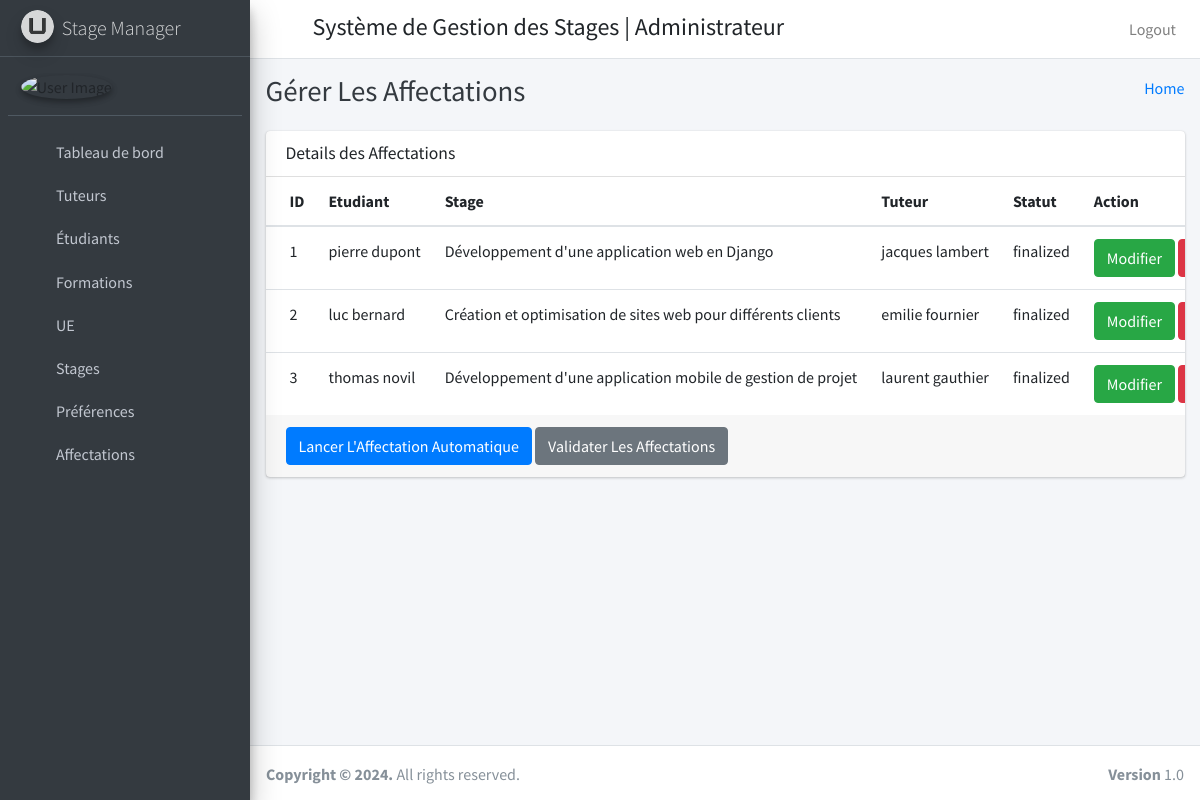
/manage_assignment/, run on the app's committed database.
### stage_management_app/models.py (models this page shows, shortened)
class Assignment(models.Model):
    id=models.AutoField(primary_key=True)
    student = models.ForeignKey(Students, on_delete=models.CASCADE)
    staff = models.ForeignKey(Staffs, on_delete=models.CASCADE)
    internship = models.ForeignKey(Internship, on_delete=models.CASCADE)
    status = models.CharField(max_length=20, default='pre-assigned')
    created_at=models.DateTimeField(auto_now_add=True)
    updated_at=models.DateTimeField(auto_now_add=True)
    objects=models.Manager()

class Students(models.Model):
    id=models.AutoField(primary_key=True)
    admin=models.OneToOneField(CustomUser,on_delete=models.CASCADE)
    address=models.TextField()
    phone=models.TextField()
    course_id=models.ForeignKey(Courses,on_delete=models.DO_NOTHING)
    session=models.DateField()
    created_at=models.DateTimeField(auto_now_add=True)
    updated_at=models.DateTimeField(auto_now_add=True)
    objects = models.Manager()

class CustomUser(AbstractUser):
    user_type_data = ((1, "HOD"), (2, "Staff"), (3, "Student"))
    user_type = models.CharField(default=1, choices=user_type_data, max_length=10)
    groups = models.ManyToManyField(
        'auth.Group',
        verbose_name='groups',
        blank=True,
        help_text='The groups this user belongs to.',
        related_name='customuser_set',  # Change this to a unique related_name
        related_query_name='user',
    )
    user_permissions = models.ManyToManyField(
        'auth.Permission',
        verbose_name='user permissions',
        blank=True,
        help_text='Specific permissions for this user.',
        related_name='customuser_set',  # Change this to a unique related_name
        related_query_name='user',
    )

class Internship(models.Model):
    id=models.AutoField(primary_key=True)
    domain = models.CharField(max_length=255)
    organization_type = models.CharField(max_length=255)
    organization_size = models.CharField(max_length=255)
    location = models.CharField(max_length=255)
    start_date = models.DateField()
    end_date = models.DateField()
    duration = models.IntegerField()
    contacts = models.CharField(max_length=255)
    topic = models.TextField()
    student_id = models.ForeignKey(Students, on_delete=models.DO_NOTHING)
    additional_comments = models.TextField()
    created_at=models.DateTimeField(auto_now_add=True)
    updated_at=models.DateTimeField(auto_now_add=True)
    objects=models.Manager()

class Staffs(models.Model):
    id=models.AutoField(primary_key=True)
    admin=models.OneToOneField(CustomUser,on_delete=models.CASCADE)
    address=models.TextField()
    phone=models.TextField()
    max_students = models.IntegerField(default=1)
    created_at=models.DateTimeField(auto_now_add=True)
    updated_at=models.DateTimeField(auto_now_add=True)
    objects=models.Manager()

### stage_management_app/HodViews.py (the view)
# urls.py: path('manage_assignment/', HodViews.manage_assignment, name='manage_assignment'),
def manage_assignment(request):
    assignments = Assignment.objects.all()
    return render(request, "hod_template/manage_assignment_template.html", {"assignments": assignments})

### stage_management_app/templates/hod_template/manage_assignment_template.html (shortened to what this page needs)
{% extends 'hod_template/base_template.html' %}
{% block page_title %}
Gérer Les Affectations
{% endblock page_title %}
{% block main_content %}
<section class="content">
  <div class="container-fluid">
    <div class="row">
      <div class="col-12">
        <div class="card">
          <div class="card-header">
            <h3 class="card-title">Details des Affectations</h3>
          </div>
          <div class="card-body table-responsive p-0">
            <table class="table table-hover text-nowrap">
              <thead>
                <tr>
                  <th>ID</th>
                  <th>Etudiant</th>
                  <th>Stage</th>
                  <th>Tuteur</th>
                  <th>Statut</th>
                  <th>Action</th>
                </tr>
              </thead>
              <tbody>
              {% for assignment in assignments %}
                <tr>
                  <td>{{ assignment.id }}</td>
                  <td>{{ assignment.student.admin.first_name }} {{ assignment.student.admin.last_name }}</td>
                  <td>{{ assignment.internship.topic }}</td>
                  <td>{{ assignment.staff.admin.first_name }} {{ assignment.staff.admin.last_name }}</td>
                  <td>{{ assignment.status }}</td>
                  <td>
                    <a href="/edit_assignment/{{ assignment.id }}" class="btn btn-success">Modifier</a>
                    <a href="/delete_assignment/{{ assignment.id }}" class="btn btn-danger">Supprimer</a>
                  </td>
                </tr>
              {% endfor %}
              </tbody>
            </table>
          </div>
          <div class="card-footer">
            <a href="{% url 'match_students' %}" class="btn btn-primary">Lancer L'Affectation Automatique</a>
            <form action="{% url 'validate_assignments' %}" method="POST" style="display:inline;">
              <button type="submit" class="btn btn-secondary">Validater Les Affectations</button>
            </form>
          </div>
        </div>
      </div>
    </div>
  </div>
</section>
{% endblock main_content %}

### data on the page
Assignment: id "1", student.admin.first_name "pierre", student.admin.last_name "dupont", internship.topic "Développement d'une application web en Django", staff.admin.first_name "jacques", staff.admin.last_name "lambert", status "finalized"
Assignment: id "2", student.admin.first_name "luc", student.admin.last_name "bernard", internship.topic "Création et optimisation de sites web pour différents clients", staff.admin.first_name "emilie", staff.admin.last_name "fournier", status "finalized"
Assignment: id "3", student.admin.first_name "thomas", student.admin.last_name "novil", internship.topic "Développement d'une application mobile de gestion de projet", staff.admin.first_name "laurent", staff.admin.last_name "gauthier", status "finalized"
